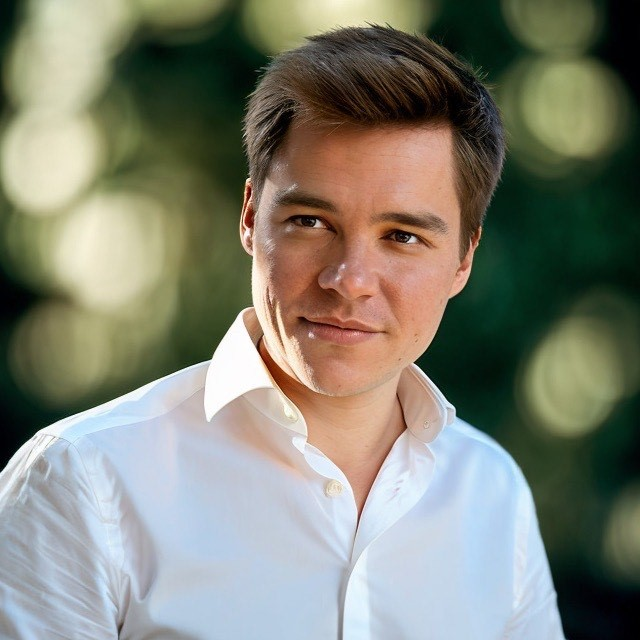
#> input picture assets/brand/portrait.jpg, 640 x 640 px
$ python portrait.py
#> lines starting #> are read from the running program, lines starting #| are printed output that depends on the picture
#!/usr/bin/env python3
"""Make the small copy of Victor Pflüger's portrait for bylines and small avatars.

    python3 scripts/brand/portrait.py      (needs Pillow)

assets/brand/portrait.jpg is the original photo and stays untouched. The byline shows the
portrait 24 px high, so a 96 px copy covers screens up to 4x density at a fraction of the
size. The copy is written without any metadata. The portrait is one of Victor's personal
brand assets: all rights reserved (see LICENSE).
"""
import pathlib

from PIL import Image

ROOT = pathlib.Path(__file__).resolve().parents[2]
SRC = ROOT / "assets/brand/portrait.jpg"
SIZES = [96]


def main():
    original = Image.open(SRC).convert("RGB")
#> original is the input picture: PIL image 640x640 RGB; mean R, G, B 127.9, 129, 114.9
    side = min(original.size)
#> side = 640
    left = (original.width - side) // 2
#> left = 0
    top = (original.height - side) // 2
#> top = 0
    square = original.crop((left, top, left + side, top + side))
    for size in SIZES:
        out = ROOT / f"assets/brand/portrait-{size}.jpg"
        square.resize((size, size), Image.LANCZOS).save(out, "JPEG", quality=88, optimize=True, progressive=False)
        print(f"{out.relative_to(ROOT)}: {size} x {size}, {out.stat().st_size} bytes")
#> this loop made 1 pass
#> pass 1, in main, `square.resize((size, size), Image.LANCZOS).save(out, "JPEG", quality=8..`:
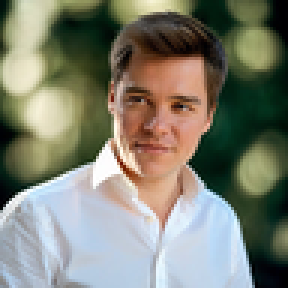
#> saved as portrait-96.jpg: PIL image 96x96 RGB (shown 3 times larger); mean R, G, B 127.9, 129, 114.9


if __name__ == "__main__":
    main()
